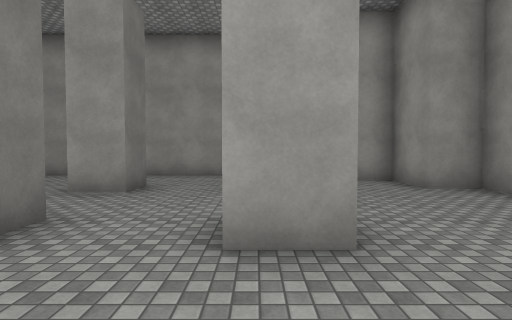
view 1 (above)

13 first-person views from a walk through a 3-D level made in the Unity game engine. The camera is 1.5 m above the floor, tilts 2° down and sees 80° across. The floor is counted in squares, 2 m on a side. Each view is taken from the middle of a square. On the plan, view 1 faces up. The plan holds only what a view shows up to about 10 squares ahead; the rest is blank. The player character is not drawn. Surface patterns are stand-ins for the level's own textures.

view 2
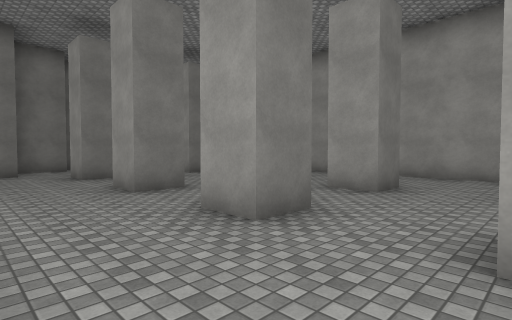

view 3
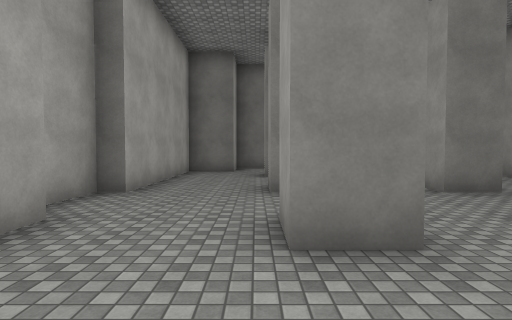

view 4
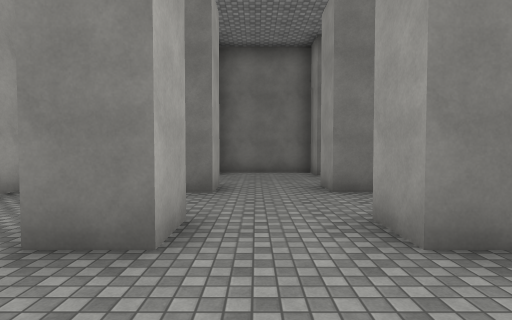

view 5
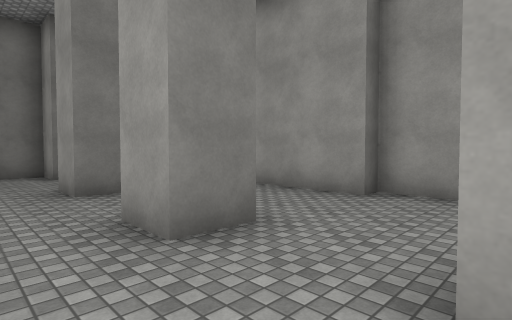

view 6
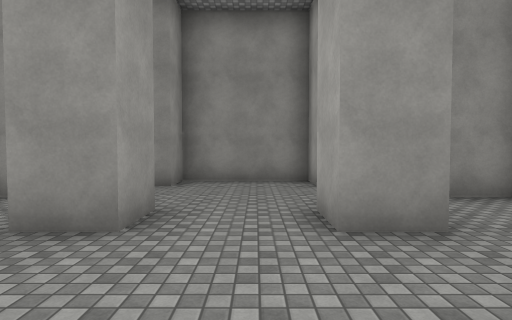

view 7
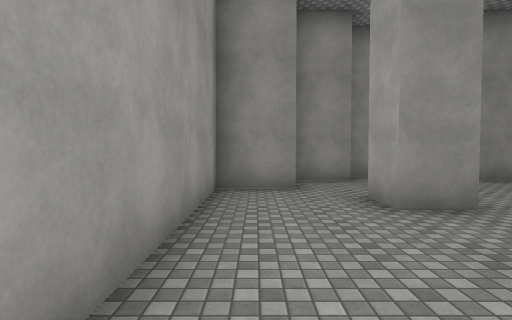

view 8
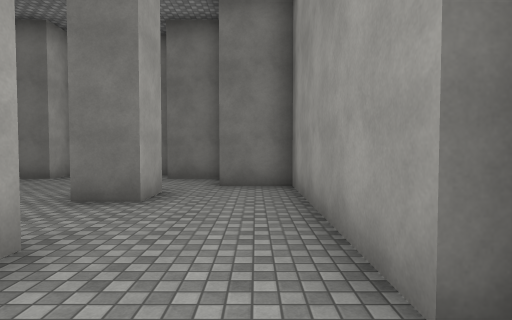

view 9
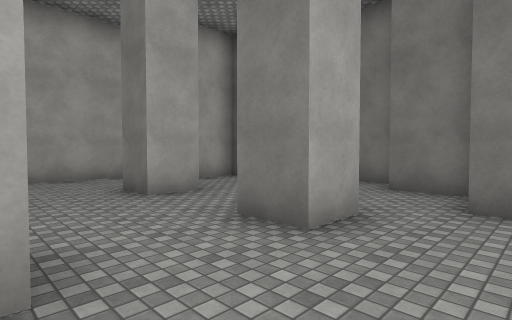

view 10
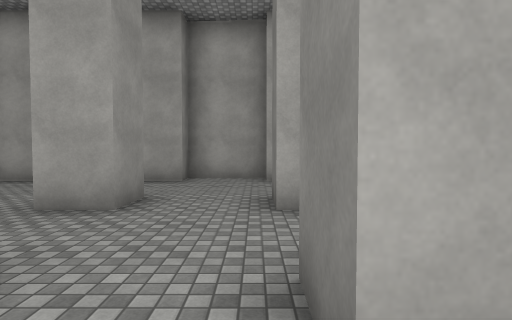

view 11
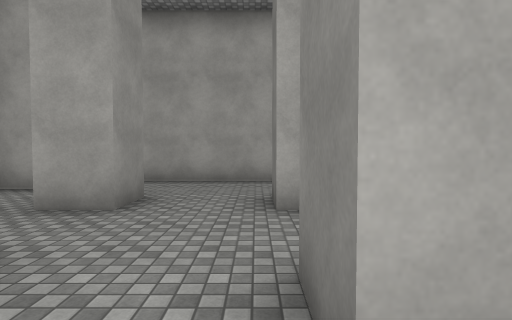

view 12
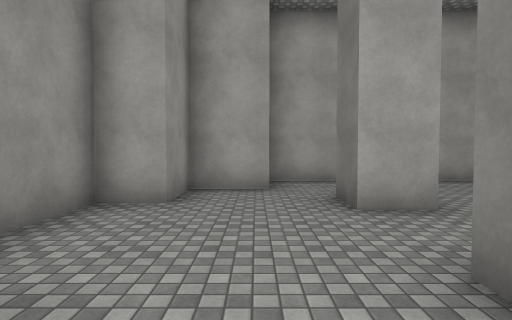

view 13
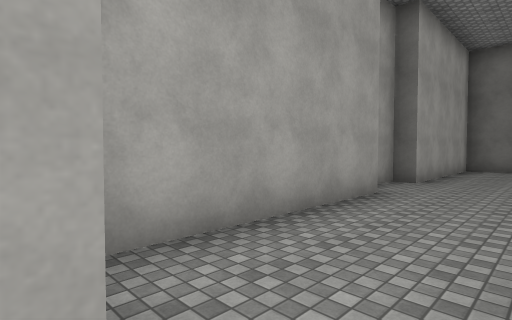

### Floor plan
Points are (right, up) in squares from view 1. A wall is a line through its corners. A room is listed if a view was taken in it or the views show most of it. See-through windows are left out.
Room 1 (views 1, 2, 3, 4, 5, 6, 7, 8, 9, 10, 11, 12, 13)
walls: (-3.3, 3.3) (-2.2, 3.3) (-2.2, 2.3) (-3.3, 2.3) (-3.3, 3.3); (-6.2, 3.3) (-5.2, 3.3) (-5.2, 2.3) (-6.2, 2.3); (-2.8, 6.3) (-2.2, 6.3) (-2.2, 5.3) (-3.2, 5.3); (-6.4, 6.3) (-5.2, 6.3) (-5.2, 5.3) (-6.2, 5.3); (-0.3, 3.3) (0.7, 3.3) (0.7, 2.3) (-0.3, 2.3) (-0.3, 3.3); (0.8, 5.3) (-0.3, 5.3) (-0.3, 6.3) (0.8, 6.3); (-9.2, 3.3) (-8.3, 3.3) (-8.3, 2.3) (-9.2, 2.3); (-4, 9.3) (-5.2, 9.3) (-5.2, 8.8) (-10.3, 8.8) (-10.3, 7.2); (-9.4, 6.3) (-8.3, 6.3) (-8.3, 5.3) (-9.4, 5.3); (1.6, 1.3) (3.3, 1.3) (3.3, 2.8) (4.2, 2.8) (4.2, 5.7) (3.3, 5.7) (3.3, 7.2) (2.4, 7.2); (1.7, 7.2) (1.7, 8.8) (-3.2, 8.8); (-10.3, 1.4) (-10.3, 0.1); (-10, -0.2) (-5.2, -0.2) (-5.2, -0.7) (-3.3, -0.9) (-3.3, -0.2) (1.7, -0.2) (1.7, 1); (-11.8, 7.1) (-11.8, 5.7) (-12.7, 5.7) (-12.7, 2.8) (-11.8, 2.8) (-11.8, 1.3) (-10.6, 1.3)

Where each view was taken, in squares from view 1:
view 1: 0 up, 0 right, facing up
view 2: 0 up, 0 right, facing up-left
view 3: 2 up, 0 right, facing left
view 4: 4 up, 3 left, facing left
view 5: 4 up, 3 left, facing up-left
view 6: 4 up, 3 left, facing right
view 7: 8 up, 4 left, facing right
view 8: 8 up, 4 left, facing left
view 9: 8 up, 6 left, facing down-left
view 10: 7 up, 5 left, facing down
view 11: 7 up, 2 left, facing down
view 12: 7 up, 2 right, facing down
view 13: 2 up, 2 right, facing down-left
